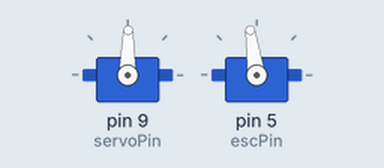
Recording of a sketch running on a simulated Arduino Uno, built with avr-gcc and run on an emulated ATmega328P. Shown: 2 × servo. What the sketch prints to the serial monitor is not drawn. At 10.5 s the program stops and its outputs stay as they are.

Above: at 1.6 s.
Timing chart, 0 to 3.1 s (numbered marks = the images above):
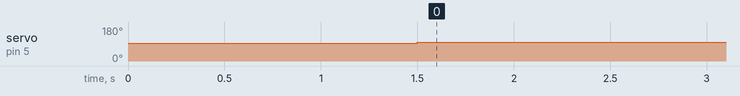

The sketch:

backup8.ino
```cpp
#include <Servo.h>

int escPin = 5;   // esc 일반 모터 핀 번호
int servoPin = 9; // 서보 모터 핀 번호

// 카운팅용 변수
int count = 0;
unsigned long past = 0; // 과거 시간 저장 변수

// 스피드 지정 96~177 속도 점점 증가 및 중간부터 풀스로틀
// 정지 8~22
//int speeds[] = {8, 96, 97, 98, 99, 100};
//int speeds[] = {8, 97, 98, 99, 100, 101};
int speeds[] = {8, 98, 99, 100, 101, 102};

// 각도 0, 14, 29, 44, 59, 74, 89(중립), 104, 119, 134, 149, 164, 179
// directions[6]이 중앙 전진
int pos = 0;
int directions[] = {0, 14, 29, 44, 59, 74, 89, 104, 119, 134, 149, 164, 179};

Servo esc;
Servo servo;

// 전진 :: 파라미터에 따른 속도 조절
void speedController(int speedStatus) {
  esc.write(speeds[speedStatus]);
  delay(1);
}

void setup() {
  Serial.begin(9600);
  pinMode(servoPin, OUTPUT);
  pinMode(escPin, OUTPUT);

  servo.attach(servoPin);
  esc.attach(escPin);

  // bldc 모터, 서보 모터 초기화
  servo.write(89);
  esc.write(95);

  delay(1500);
}

void loop() {
  // 10초 테스트를 위한 코드
  unsigned long now = millis(); // 현재 시간을 저장
  if(now >= 10000){
    Serial.println((String)"10초란다 친구야");
    delay(500);
    exit(0);
  }
//  Serial.println((String)"전방 조향");
//  servo.write(89);
//  delay(3000);

//  for(int i=0; i < directions.length; i +=1) {
//    Serial.println((String)"조향 각도" + directions[i]);
//    servo.write(directions[i]);
//    delay(50);
//  }

//  Serial.println((String)"전진 1단");
//  speedController(1);
//  delay(3000);
//  Serial.println((String)"전진 2단");
//  speedController(2);
//  delay(3000);
//  Serial.println((String)"전진 3단");
//  speedController(3);
//  delay(3000);
//  Serial.println((String)"전진 4단");
//  speedController(4);
//  delay(3000);
//  Serial.println((String)"전진 5단");
//  speedController(5);
//  delay(3000);
//  Serial.println((String)"브레이크");
//  speedController(0);
//  delay(3000);

  // 트랙 브레이크 테스트
//  Serial.println((String)"전진 1단");
//  speedController(1);
//  delay(1000);
//  Serial.println((String)"전진 2단");
//  speedController(2);
//  delay(1000);
//  Serial.println((String)"전진 3단");
//  speedController(3);
//  delay(1000);
//  Serial.println((String)"전진 4단");
//  speedController(4);
//  delay(1000);
//  Serial.println((String)"전진 5단");
//  speedController(5);
//  delay(1000);
//  Serial.println((String)"브레이크");
//  speedController(0);
//  delay(3000);

  // 외부 전방 전진 각도 수정을 위한 코드
  Serial.println((String)"전진 1단");
  speedController(1);
}
```

Measured:
- by itself, servo on pin 5 (escPin): 95° → 98° at 1.5 s
